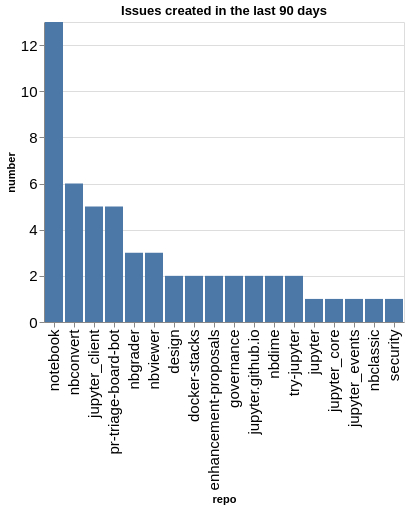

Notebook code for this chart:
### Code cell
created_counts = created.groupby(['org', 'repo']).count()['number'].reset_index()
created_counts['org/repo'] = created_counts.apply(lambda a: a['org'] + '/' + a['repo'], axis=1)
sorted_vals = created_counts.sort_values(['org', 'number'], ascending=False)['repo'].values
alt.Chart(data=created_counts, title=f"Issues created in the last {n_days} days").mark_bar().encode(
    x=alt.X('repo', sort=alt.Sort(sorted_vals.tolist())),
    y='number',
)

### Figure 1 — Vega-Lite specification as saved in the notebook (floating-point values rounded to 4 significant figures)
{"config": {"axisLeft": {"labelFontSize": 15}, "axisBottom": {"labelFontSize": 15}}, "data": {"name": "data-e7acccdc196ff3d07b9b4e5ac0853812"}, "mark": {"type": "bar"}, "encoding": {"x": {"field": "repo", "sort": ["notebook", "nbconvert", "jupyter_client", "pr-triage-board-bot", "nbgrader", "nbviewer", "design", "docker-stacks", "enhancement-proposals", "governance", "jupyter.github.io", "nbdime", "try-jupyter", "jupyter", "jupyter_core", "jupyter_events", "nbclassic", "security"], "type": "nominal"}, "y": {"field": "number", "type": "quantitative"}}, "title": "Issues created in the last 90 days", "$schema": "https://vega.github.io/schema/vega-lite/v5.20.1.json", "datasets": {"data-e7acccdc196ff3d07b9b4e5ac0853812": [{"org": "jupyter", "repo": "design", "number": 2, "org/repo": "jupyter/design"}, {"org": "jupyter", "repo": "docker-stacks", "number": 2, "org/repo": "jupyter/docker-stacks"}, {"org": "jupyter", "repo": "enhancement-proposals", "number": 2, "org/repo": "jupyter/enhancement-proposals"}, {"org": "jupyter", "repo": "governance", "number": 2, "org/repo": "jupyter/governance"}, {"org": "jupyter", "repo": "jupyter", "number": 1, "org/repo": "jupyter/jupyter"}, {"org": "jupyter", "repo": "jupyter.github.io", "number": 2, "org/repo": "jupyter/jupyter.github.io"}, {"org": "jupyter", "repo": "jupyter_client", "number": 5, "org/repo": "jupyter/jupyter_client"}, {"org": "jupyter", "repo": "jupyter_core", "number": 1, "org/repo": "jupyter/jupyter_core"}, {"org": "jupyter", "repo": "jupyter_events", "number": 1, "org/repo": "jupyter/jupyter_events"}, {"org": "jupyter", "repo": "nbclassic", "number": 1, "org/repo": "jupyter/nbclassic"}, {"org": "jupyter", "repo": "nbconvert", "number": 6, "org/repo": "jupyter/nbconvert"}, {"org": "jupyter", "repo": "nbdime", "number": 2, "org/repo": "jupyter/nbdime"}, {"org": "jupyter", "repo": "nbgrader", "number": 3, "org/repo": "jupyter/nbgrader"}, {"org": "jupyter", "repo": "nbviewer", "number": 3, "org/repo": "jupyter/nbviewer"}, {"org": "jupyter", "repo": "notebook", "number": 13, "org/repo": "jupyter/notebook"}, {"org": "jupyter", "repo": "pr-triage-board-bot", "number": 5, "org/repo": "jupyter/pr-triage-board-bot"}, {"org": "jupyter", "repo": "security", "number": 1, "org/repo": "jupyter/security"}, {"org": "jupyter", "repo": "try-jupyter", "number": 2, "org/repo": "jupyter/try-jupyter"}]}}
